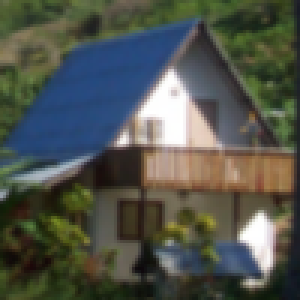
#> input picture machine learning/laboratorios/datasets/imagenes/house.ppm, 100 x 100 px (shown 3 times larger); its folder holds 4 pictures in this run
$ python lab3.2.guia_proyecto_img.py   (older library calls are emulated)
#> lines starting #> are read from the running program, lines starting #| are printed output that depends on the picture; after the words box and inside, x2 and y2 are one past the last pixel; in counts of white or black regions, pixels touching at a corner belong together
"""
Prueba de Proyecto Parcial. Imagenes
"""

import numpy as np
import matplotlib.pyplot as plt
from sklearn.cross_validation import train_test_split
from scipy import misc
from skimage import color, exposure
#from skimage.filter import gaussian
import warnings
import glob as gb

import ipdb
warnings.filterwarnings("ignore")

###########################################################
def plot_image(img):
	plt.figure()
	plt.imshow(img,cmap='gray')
	plt.axis('off')
	plt.show()

###########################################################

## 1) Leer dataset
x_dataset = []
Y = []
for filename in gb.glob('datasets/imagenes/*.ppm'):
	img = misc.imread(filename)
#> img is the input picture: shape (100, 100, 3); mean R, G, B 80.9, 85, 76.3
	x_dataset.append( img )
	Y.append( filename )

## 2) preprocess
X = []
#> X = []
for img in x_dataset:
   # 2.1. Convertir a escala de grises
   gray_img = color.rgb2gray(img)

   # 2.2. Ecualizar imagen
   eq = exposure.equalize_hist(gray_img)
   # 2.3. Algun filtro
   # binarizar imagen
   bin_img = (eq>eq.mean()).astype(int)

   plot_image(bin_img)
   #plot_image(bin_img)
   # 2.4. Aplanar imagen
   X.append( np.reshape(bin_img,[-1]) )
#> this loop made 4 passes
#> pass 1, `gray_img = color.rgb2gray(img)`:
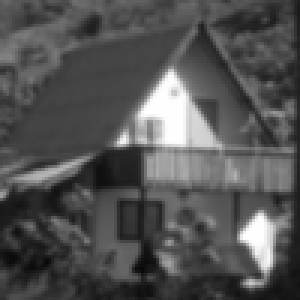
#> gray_img: shape (100, 100) float64 (shown 3 times larger); min 0.0364, max 1, mean 0.327
#> pass 1, `eq = exposure.equalize_hist(gray_img)`:
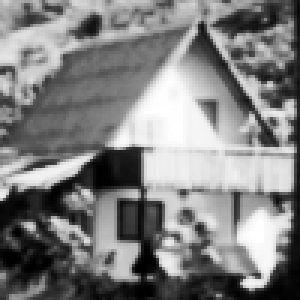
#> eq: shape (100, 100) float64 (shown 3 times larger); min 0.0002, max 1, mean 0.505
#> pass 1, `bin_img = (eq>eq.mean()).astype(int)`:
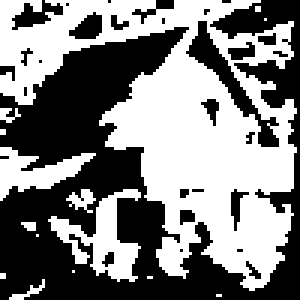
#> bin_img: shape (100, 100) int64 (shown 3 times larger); values 0 (black) and 1 (white), 50.2% white; 29 black regions (20 under 20 px), largest, box (x1, y1, x2, y2) and area: (0, 0, 100, 100) 4299, (62, 7, 93, 49) 255, (4, 0, 21, 10) 80
#> pass 2, `gray_img = color.rgb2gray(img)`:
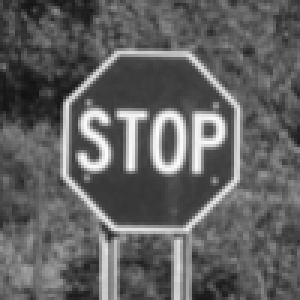
#> gray_img: shape (100, 100) float64 (shown 3 times larger); min 0.077, max 0.994, mean 0.382
#> pass 2, in plot_image (call 2), `plt.show()`:
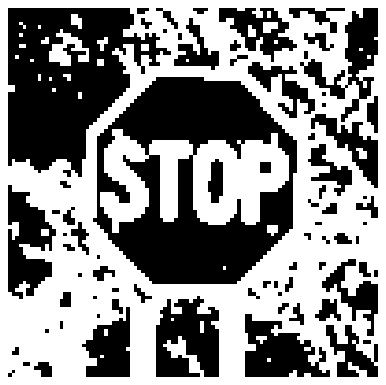
#> figure drawn by matplotlib, 1 panel
#> after the loop:
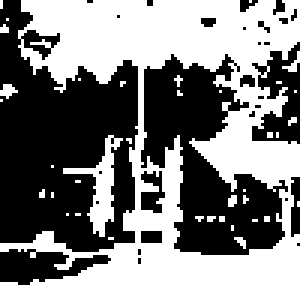
#> bin_img: shape (100, 100) int64 (shown 3 times larger); values 0 (black) and 1 (white), 50% white; 29 black regions (22 under 20 px), largest, box (x1, y1, x2, y2) and area: (0, 0, 46, 84) 2545, (47, 18, 96, 85) 1634, (84, 14, 100, 48) 305
#> after the loop:
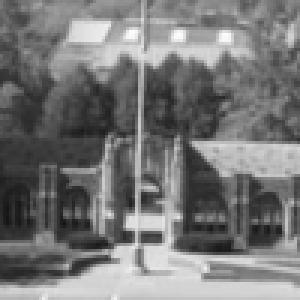
#> gray_img: shape (100, 100) float64 (shown 3 times larger); min 0.0793, max 0.992, mean 0.467


## 3) Dividir en training, test
xtrain,xtest,ytrain,ytest = train_test_split(X,Y,test_size=0.2,random_state=42)
